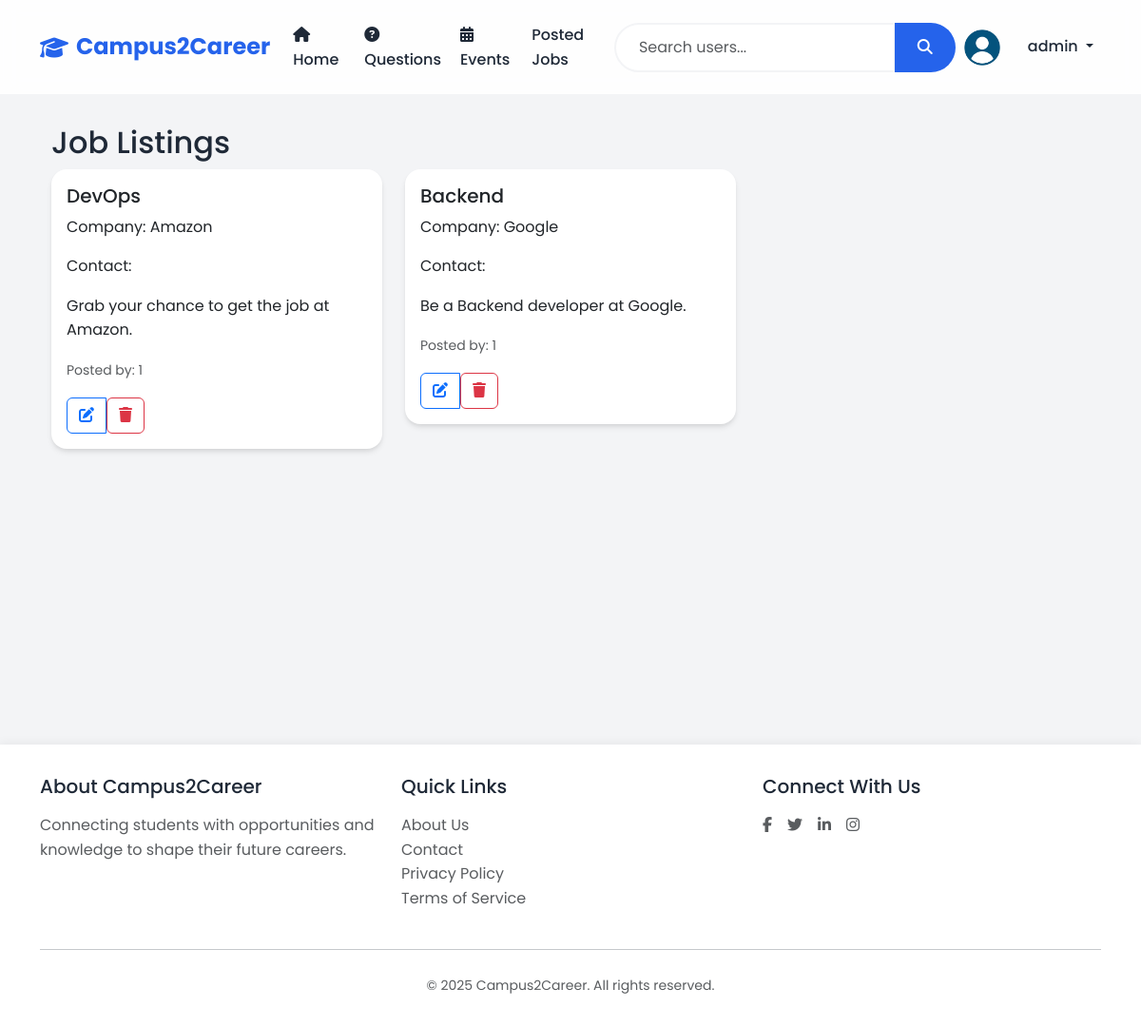
Screenshot of /jobs (signed in) with the database file from the repository.
### models.py (models this page shows, shortened)
class User(UserMixin, db.Model):
    id = db.Column(db.Integer, primary_key=True)
    username = db.Column(db.String(80), unique=True, nullable=False)
    email = db.Column(db.String(120), unique=True, nullable=False)
    password_hash = db.Column(db.String(128))
    role = db.Column(db.String(20), nullable=False)  # student, alumni, teacher, admin
    contact = db.Column(db.String(15))
    dob = db.Column(db.Date)
    course = db.Column(db.String(50))  # For students
    profile_image = db.Column(db.String(120), default='noimg.jpg')
    created_at = db.Column(db.DateTime, default=datetime.utcnow)
    questions = db.relationship('Question', backref='author', lazy=True, cascade='all, delete-orphan')
    answers = db.relationship('Answer', backref='author', lazy=True, cascade='all, delete-orphan')
    events = db.relationship('Event', backref='creator', lazy=True, cascade='all, delete-orphan')
    jobs = db.relationship('Job', backref='poster', lazy=True, cascade='all, delete-orphan')

class Job(db.Model):
    id = db.Column(db.Integer, primary_key=True)
    title = db.Column(db.String(200), nullable=False)
    company = db.Column(db.String(100), nullable=False)
    description = db.Column(db.Text, nullable=False)
    requirements = db.Column(db.Text)
    created_at = db.Column(db.DateTime, default=datetime.utcnow)
    posted_by = db.Column(db.Integer, db.ForeignKey('user.id'), nullable=False)

### app.py (the view)
@app.route('/jobs')
def job_listings():
    jobs = Job.query.all()  # Fetch all jobs
    return render_template('jobs.html', jobs=jobs)

### app.py (called while the page is built)
@login_manager.user_loader
def load_user(user_id):
    return User.query.get(int(user_id))

### templates/jobs.html (shortened to what this page needs)
{% extends "base.html" %}
{% block content %}
<div class="container">
    <h2>Job Listings</h2>
    <div class="row">
        {% for job in jobs %}
        <div class="col-md-4">
            <div class="card mb-4">
                <div class="card-body">
                    <h5 class="card-title">{{ job.title }}</h5>
                    <p class="card-text">Company: {{ job.company }}</p>
                    <p class="card-text">Contact: {{ job.company_contact }}</p>
                    <p class="card-text">{{ job.description }}</p>
                    <p class="card-text"><small class="text-muted">Posted by: {{ job.posted_by }}</small></p>
                    <div class="btn-group">
                        <button class="btn btn-outline-primary" onclick="editJob('{{ job.id }}')" data-bs-toggle="tooltip" title="Edit Job">
                            <i class="fas fa-edit"></i>
                        </button>
                        <form method="POST" action="{{ url_for('admin_dashboard_action', action='delete_job') }}" style="display: inline;">
                            <button type="submit" class="btn btn-outline-danger" onclick="return confirm('Are you sure you want to delete this job?')" data-bs-toggle="tooltip" title="Delete Job">
                                <i class="fas fa-trash"></i>
                            </button>
                        </form>
                    </div>
                </div>
            </div>
        </div>
        {% endfor %}
    </div>
</div>
{% endblock %}

### templates/base.html (shortened to what this page needs)
<!DOCTYPE html>
<html lang="en">
<head>
    <link href="https://cdn.jsdelivr.net/npm/bootstrap@5.3.2/dist/css/bootstrap.min.css" rel="stylesheet">
    <link rel="stylesheet" href="https://cdnjs.cloudflare.com/ajax/libs/font-awesome/6.5.1/css/all.min.css">
</head>
<body>
    <nav class="navbar navbar-expand-lg">
        <div class="container">
            <a class="navbar-brand" href="{{ url_for('index') }}">
                <i class="fas fa-graduation-cap"></i>
                <span>Campus2Career</span>
            </a>
            <div class="collapse navbar-collapse" id="navbarNav">
                <ul class="navbar-nav me-auto">
                    <li class="nav-item">
                        <a class="nav-link" href="{{ url_for('index') }}">
                            <i class="fas fa-home me-1"></i> Home
                        </a>
                    </li>
                    <li class="nav-item">
                        <a class="nav-link" href="{{ url_for('questions') }}">
                            <i class="fas fa-question-circle me-1"></i> Questions
                        </a>
                    </li>
                    <li class="nav-item">
                        <a class="nav-link" href="{{ url_for('events') }}">
                            <i class="fas fa-calendar-alt me-1"></i> Events
                        </a>
                    </li>
                    <li class="nav-item">
                        <a class="nav-link" href="{{ url_for('job_listings') }}">Posted Jobs</a>
                    </li>
                </ul>
                <form class="d-flex mx-auto" id="searchForm" method="GET" action="{{ url_for('search_users') }}">
                    <div class="input-group">
                        <input type="search" class="form-control search-input" name="q" placeholder="Search users..." aria-label="Search">
                        <button class="btn search-btn" type="submit">
                            <i class="fas fa-search"></i>
                        </button>
                    </div>
                </form>
                <ul class="navbar-nav ms-auto">
                    {% if current_user.is_authenticated %}
                        <li class="nav-item dropdown">
                            <a class="nav-link dropdown-toggle" href="#" id="userDropdown" role="button" data-bs-toggle="dropdown">
                                <img src="{{ url_for('static', filename='images/' + (current_user.role == 'admin' and 'default.png' or current_user.profile_image)) }}" alt="Profile" class="rounded-circle me-4" style="width: 40px; height: 40px; object-fit: cover;">
                                {{ current_user.username }}
                            </a>
                        </li>
                    {% endif %}
                </ul>
            </div>
        </div>
    </nav>
    <div class="main-content">
        <div class="container">
            {% block content %}{% endblock %}
        </div>
    </div>
    <footer class="footer">
        <div class="container">
            <div class="row">
                <div class="col-md-4">
                    <h5 class="mb-3">About Campus2Career</h5>
                    <p class="text-muted">Connecting students with opportunities and knowledge to shape their future careers.</p>
                </div>
                <div class="col-md-4">
                    <h5 class="mb-3">Quick Links</h5>
                    <ul class="list-unstyled">
                        <li><a href="{{ url_for('about') }}" class="text-decoration-none text-muted">About Us</a></li>
                        <li><a href="{{ url_for('contact') }}" class="text-decoration-none text-muted">Contact</a></li>
                        <li><a href="#" class="text-decoration-none text-muted">Privacy Policy</a></li>
                        <li><a href="#" class="text-decoration-none text-muted">Terms of Service</a></li>
                    </ul>
                </div>
                <div class="col-md-4">
                    <h5 class="mb-3">Connect With Us</h5>
                    <div class="d-flex gap-3">
                        <a href="#" class="text-decoration-none text-muted"><i class="fab fa-facebook-f"></i></a>
                        <a href="#" class="text-decoration-none text-muted"><i class="fab fa-twitter"></i></a>
                        <a href="#"  class="text-decoration-none text-muted"><i class="fab fa-linkedin-in"></i></a>
                        <a href="#" class="text-decoration-none text-muted"><i class="fab fa-instagram"></i></a>
                    </div>
                </div>
            </div>
            <hr class="my-4">
            <div class="text-center text-muted">
                <small>&copy; 2025 Campus2Career. All rights reserved.</small>
            </div>
        </div>
    </footer>
</body>
</html>

### templates/base.html (style rules this page uses)
:root { --primary-color: #2563eb; --secondary-color: #1e40af; --accent-color: #3b82f6; --text-color: #1f2937; --light-bg: #f3f4f6; --white: #ffffff; }
body { font-family: 'Poppins', sans-serif; background: var(--light-bg); color: var(--text-color); min-height: 100vh; line-height: 1.6; }
.navbar { background: rgba(255, 255, 255, 0.9); backdrop-filter: blur(10px); padding: 1rem 0; position: sticky; top: 0; z-index: 1000; }
.navbar-brand { font-size: 1.5rem; font-weight: 700; color: var(--primary-color) !important; display: flex; align-items: center; gap: 0.5rem; }
.nav-link { color: var(--text-color) !important; font-weight: 500; padding: 0.5rem 1rem; border-radius: 0.5rem; transition: all 0.3s ease; }
.card { border: none; border-radius: 1rem; box-shadow: 0 4px 6px -1px rgba(0, 0, 0, 0.1), 0 2px 4px -1px rgba(0, 0, 0, 0.06); transition: all 0.3s ease; background: var(--white); overflow: hidden; }
.footer { background: var(--white); color: var(--text-color); padding: 2rem 0; margin-top: 4rem; box-shadow: 0 -2px 10px rgba(0,0,0,0.05); }
.main-content { padding: 2rem 1rem; min-height: calc(100vh - 180px); }
.search-input { border-radius: 2rem 0 0 2rem; border: 2px solid var(--light-bg); padding: 0.75rem 1.5rem; transition: all 0.3s ease; }
.search-btn { border-radius: 0 2rem 2rem 0; border: none; background: var(--primary-color); color: var(--white); padding: 0.75rem 1.5rem; transition: all 0.3s ease; }

### rows the page displays
User: username "admin"
Job: title "DevOps", company "Amazon", description "Grab your chance to get the job at Amazon.", posted_by "1"
Job: title "Backend", company "Google", description "Be a Backend developer at Google.", posted_by "1"
